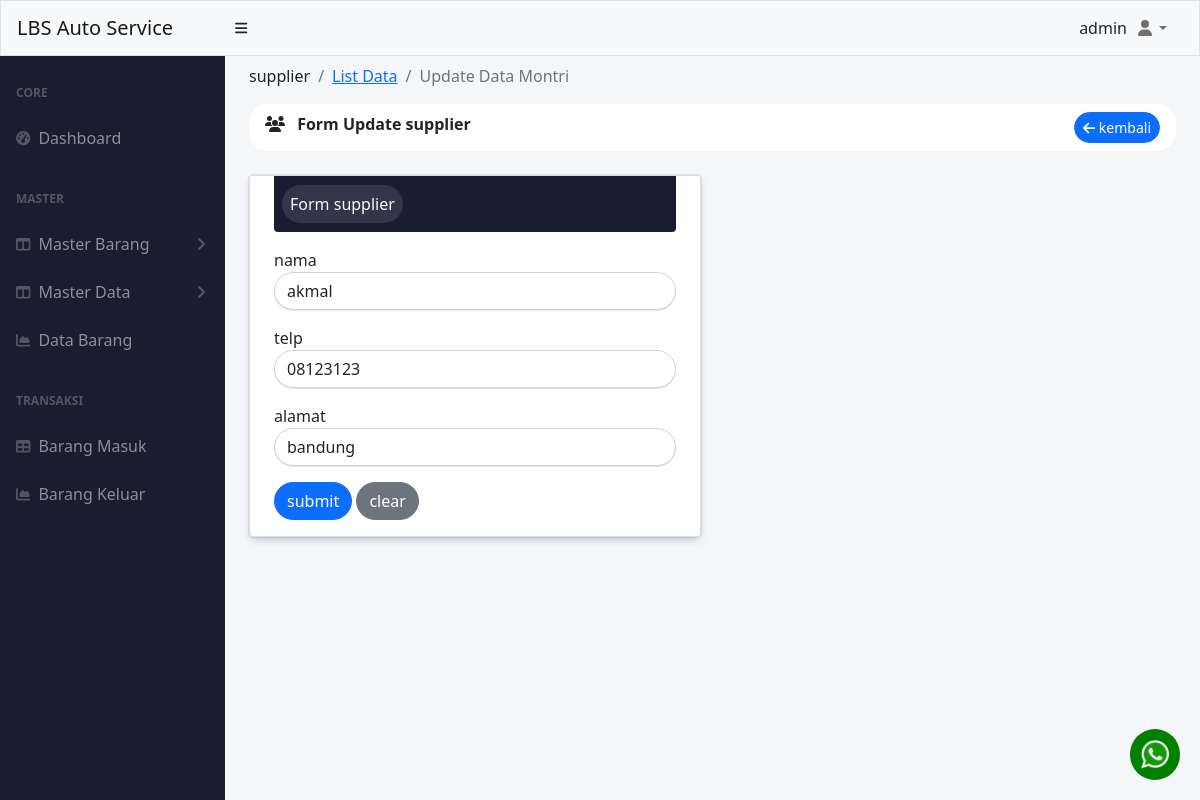
Page /index.php?supplier=update&id=8 (signed in) on the committed database.
### tables this page shows
CREATE TABLE `supplier` (
  `id` int(11) NOT NULL,
  `nama` varchar(50) NOT NULL,
  `alamat` varchar(255) NOT NULL,
  `telp` char(20) NOT NULL,
  `kategori_id` int(11) NOT NULL
);

### pages/master_data/supplier/update.php (the view, shortened to what this page needs)
<?php
include './koneksi.php';
$id = $_GET['id'];
$query_select = mysqli_query($conn, "SELECT * FROM supplier WHERE id='$id'");
$data = mysqli_fetch_assoc($query_select);
?>
<div class="container-fluid px-4 ">
    <ol class="breadcrumb pt-2">
        <li class="breadcrumb-item ">supplier</li>
        <li class="breadcrumb-item"><a href="index.php?menu=supplier">List Data</a></li>
        <li class="breadcrumb-item active">Update Data Montri</li>
    </ol>
    <div class="mb-4">
        <div class="card-header clearfix mb-3" style="border-radius: 20px ;background-color: white; border:0px;">
            <i class="fa-solid fa-users"></i>
            <span class="ms-2 fw-bolder"> Form Update supplier</span>
            <a href="index.php?menu=supplier" class="btn btn-sm btn-primary float-end rounded-pill ">
                <i class="fa-solid fa-arrow-left"></i> kembali
            </a>
        </div>
    </div>
    <div class="row ">
        <div class="mb-4 col-md-6">
            <div class="card border-none" style="box-shadow: rgba(9, 30, 66, 0.25) 0px 4px 8px -2px, rgba(9, 30, 66, 0.08) 0px 0px 0px 1px;">
                <div class="rounded-bottom mx-4  py-3 px-2  text-light" style="background-color: #1a1c2f;">
                    <span class="p-2 rounded-pill flex" style="background-color: #343549;"> Form supplier</span>
                </div>
                <div class="card-body px-4">
                    <form action="" method="POST">
                        <div class="mb-3">
                            <label for="nama" class="form-label py-0 m-0">nama</label>
                            <input type="text" value="<?= $data['nama'] ?>" class="form-control rounded-pill border-none" id="nama" name="nama" placeholder="nama" required style="box-shadow: rgba(17, 17, 26, 0.1) 0px 1px 0px;">
                        </div>
                        <div class="mb-3">
                            <label for="telp" class="form-label py-0 m-0">telp</label>
                            <input type="number" value="<?= $data['telp'] ?>" class="form-control rounded-pill border-none" id="telp" name="telp" placeholder="ex: 08xxxxxxxxxx" required style="box-shadow: rgba(17, 17, 26, 0.1) 0px 1px 0px;">
                        </div>
                        <div class="mb-3">
                            <label for="alamat" class="form-label py-0 m-0">alamat</label>
                            <input type="text" value="<?= $data['alamat'] ?>" class="form-control rounded-pill border-none" id="alamat" name="alamat" placeholder="alamat" required style="box-shadow: rgba(17, 17, 26, 0.1) 0px 1px 0px;">
                        </div>
                        <button name="submit" name="submit" class="btn btn-primary rounded-pill">submit</button>
                        <button class="btn btn-secondary rounded-pill">clear</button>
                    </form>
                </div>
            </div>
        </div>
    </div>
</div>

### rows in the picture
supplier: nama "akmal", telp "08123123", alamat "bandung"

### other values in the picture
$varSession['username'] "admin"
